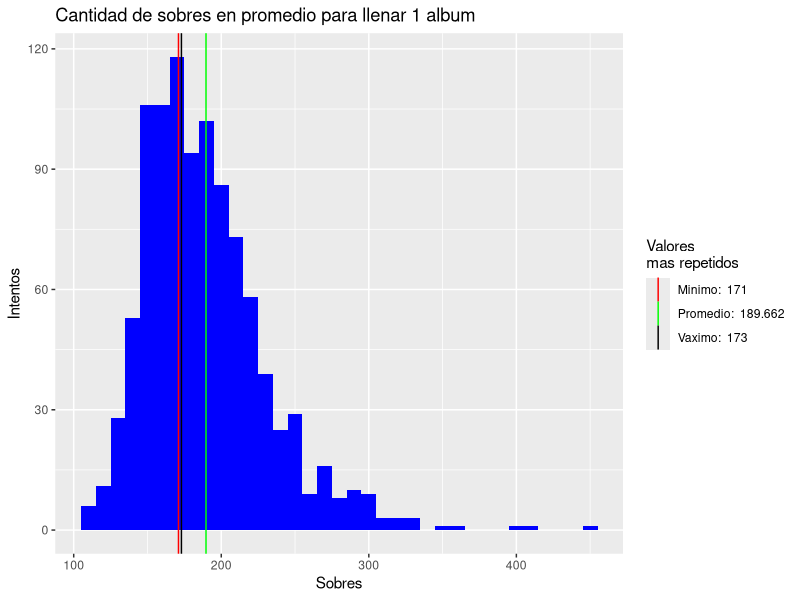

The R script that drew this image:
FIGURITAS_POR_PAQUETE <- 5
FIGURITAS_POR_ALBUM <- 168
CANTIDAD_DE_CORRIDAS <- 1000
PRECIO_POR_PAQUETE <- 15

completar_album <- function(x) {
    total <- FIGURITAS_POR_ALBUM
    completo <- c()
    compras <- 0
    while (length(completo) < total) {
        completo <- union(completo, sample(1:FIGURITAS_POR_ALBUM,FIGURITAS_POR_PAQUETE))
        compras <- compras + 1
    }
    return(compras)
}
paquetes_intentos <- sapply(1:CANTIDAD_DE_CORRIDAS,completar_album)

azure_search_query_key = "dfsdf"

min(paquetes_intentos)
max(paquetes_intentos)
mean(paquetes_intentos)

# Costo
min(paquetes_intentos) * PRECIO_POR_PAQUETE
max(paquetes_intentos) * PRECIO_POR_PAQUETE
mean(paquetes_intentos) * PRECIO_POR_PAQUETE


library("ggplot2")

mejores <- as.numeric(names(which(max(table(paquetes_intentos)) == table(paquetes_intentos))))
minimo <- min(mejores)
maximo <- max(mejores)
promedio <- mean(paquetes_intentos)
mediana <- median(paquetes_intentos)

qplot(paquetes_intentos, binwidth = 10, geom="histogram", fill=I("blue")) +
    geom_vline(aes(xintercept = minimo, color=paste("Minimo: ",minimo))) +
    geom_vline(aes(xintercept = promedio, color=paste("Promedio: ",promedio))) +
    geom_vline(aes(xintercept = maximo, color=paste("Vaximo: ",maximo))) +
    scale_color_manual(name = "Valores\nmas repetidos", values = c("red", "green", "black")) +
    labs(title="Cantidad de sobres en promedio para llenar 1 album",x = "Sobres", y = "Intentos")
